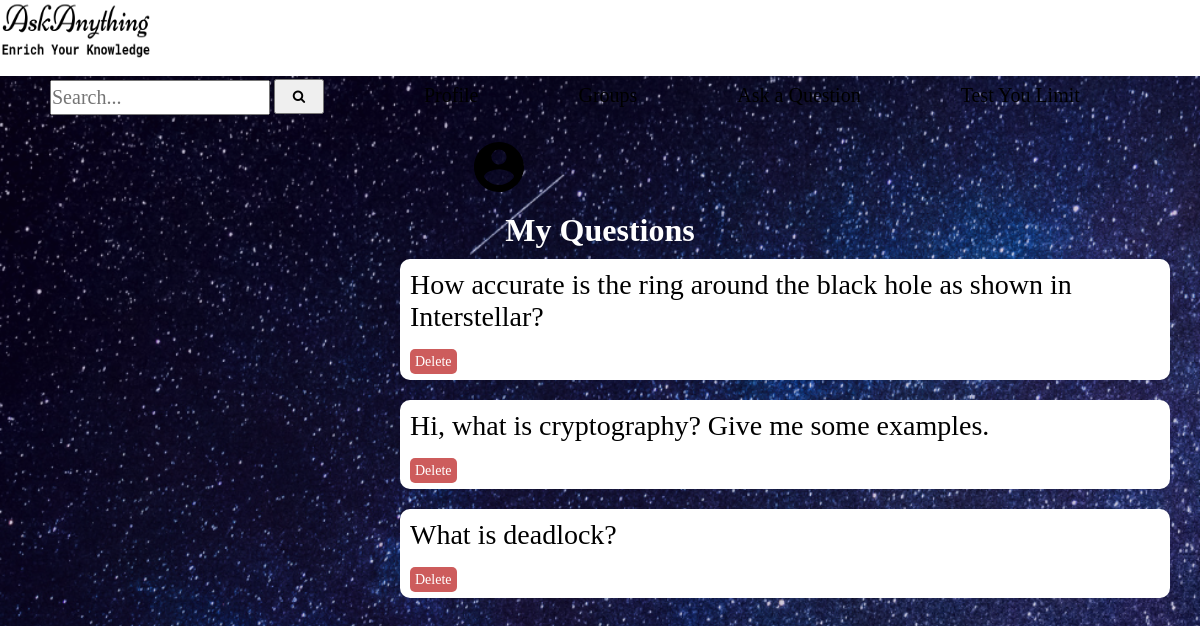
Screenshot of /php/myQuestion.php (signed in) with the database file from the repository.
### tables this page shows
CREATE TABLE `question` (
  `question_id` int(11) NOT NULL,
  `question_user_id` int(11) NOT NULL,
  `question_group_id` varchar(20) NOT NULL,
  `question_text` varchar(500) NOT NULL
);

### php/myQuestion.php (the view, shortened to what this page needs)
<?php
include_once '../php/connection.php';
?>
<html>
<head>
	<link rel="stylesheet" href="../css/Delete.css">
	<link rel="stylesheet" href="https://cdnjs.cloudflare.com/ajax/libs/font-awesome/4.7.0/css/font-awesome.min.css"/>
	<link rel="stylesheet" href="../css/upvote.css">
</head>
<body>
	<nav>
		<img src="../visual/png/askanythinglogo.png" style="width:150px;height:60px" alt="askanything icon">
		<ul>
			<li>
        <form action="../php/search.php" method="post">
          <input class="Search" type="search" name="search" placeholder="Search...">
					<button class="btn" type="submit"><i class="fa fa-search"></i></button>
				</form>
			</li>
			<li><a href="../php/profile.php">Profile</a>
			</li>
			<li><a href="../php/group.php">Groups</a>
			</li>
			<li><a href="../php/askquestion.php">Ask a Question</a>
			</li>
			<li><a href="#">Test You Limit</a>
			</li>
			<li class="login"><a href="#"><img src="../visual/svg/round-account-button-with-user-inside.svg" alt="Login/Signup" style="width:50px;height:50px;margin-left: 50px; margin-top:-10px;"></a>
			</li>
		</ul>
	</nav>
	<main>
		<br>
		<h1 id="qdash" align="center">My Questions</h1>
		<?php
		$uid = $_SESSION[ 'usernID' ];
		$sql = "select distinct * from question WHERE question_user_id=$uid";
		$query = mysqli_query( $con, $sql );
		$num = mysqli_num_rows( $query );
		if ($num==0)
		{
			echo "<br><br><h2 align='center' style='color: white'>You have no question right now.</h2>";
		}
		else if( $num > 0 ) {
			while ( $row = mysqli_fetch_array( $query, MYSQLI_ASSOC ) ) {
				$QID = $row[ 'question_id' ];
				$question = $row[ 'question_text' ];
				echo "<div class='question'>";
				echo "<a href='../php/questionDetails.php?QID=$QID' class='ques'>$question</a><br><br>
				      <a href='../php/deleteQuestion.php?QID=$QID' class='delete'>Delete</a><br>";
				echo "</div><br><br><br>";
			}
		}
		?>
	</main>
</body>
</html>

### css/Delete.css (style rules this page uses)
* { padding: 0px; margin: 0px; }
body { background-image: url("../visual/png/background.png"); background-size: cover; }
nav { background-color: white; width: 100%; height: 76px; line-height: 30px; }
nav img { float: left; }
nav ul { float: left; }
nav ul li { float: left; list-style: none; padding: 20px 50px; position: relative; }
nav ul li a { text-decoration: none; font-size: 20px; color: #000; }
.Search { width: 220px; height: 35px; font-size: 20px; font-family: cursive; }
.btn { width: 50px; height: 35px; top: -3.5px; position: relative; }
#qdash { color: white; }
.question { float: left; margin: 10px 400px; width: 750px; background-color: #FFF; font-size: 18px; border-width: thick 5px #fff; border-radius: 10px; padding: 10px; }
.ques { text-decoration: none; font-size: 28px; color: black; }
.delete { text-decoration: none; font-size: 14px; color: white; background-color: indianred; border-radius: 5px; padding: 5px; }

### rows the page displays
question: question_text "How accurate is the ring around the black hole as shown in Interstellar?"
question: question_text "Hi, what is cryptography? Give me some examples."
question: question_text "What is deadlock?"
